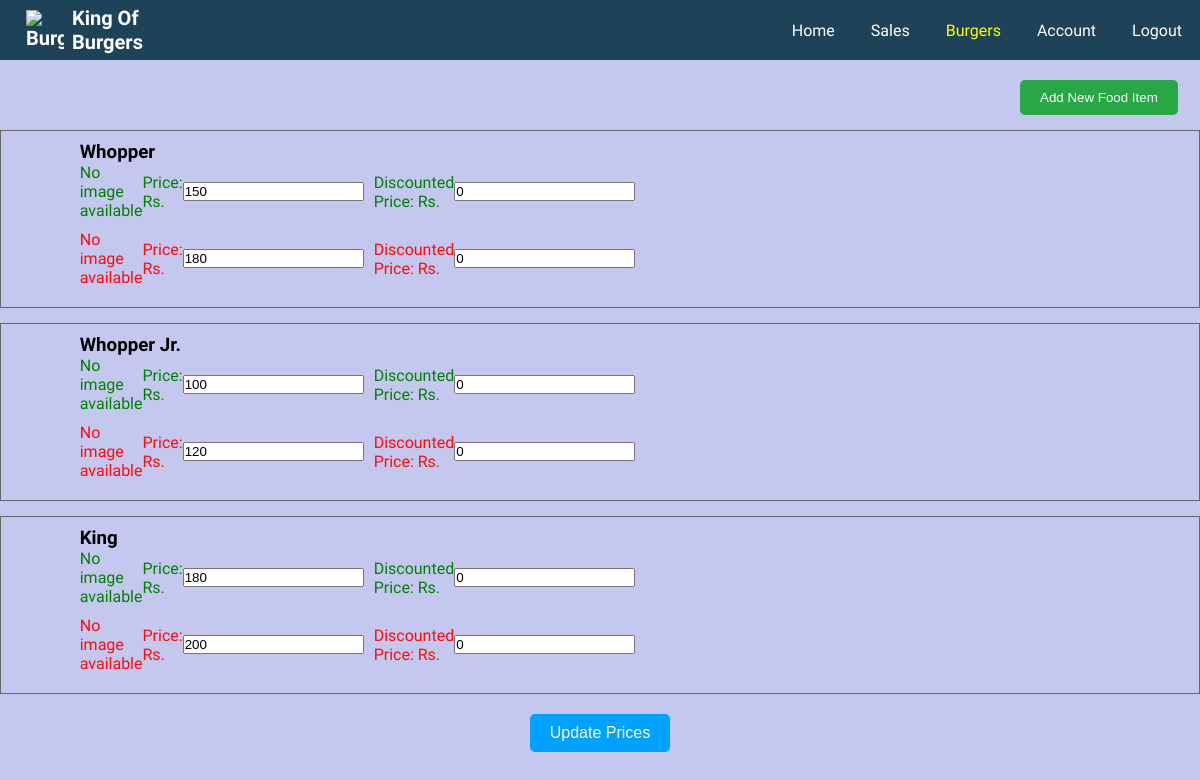
Page /burgers.php (signed in) on the earlier database version.
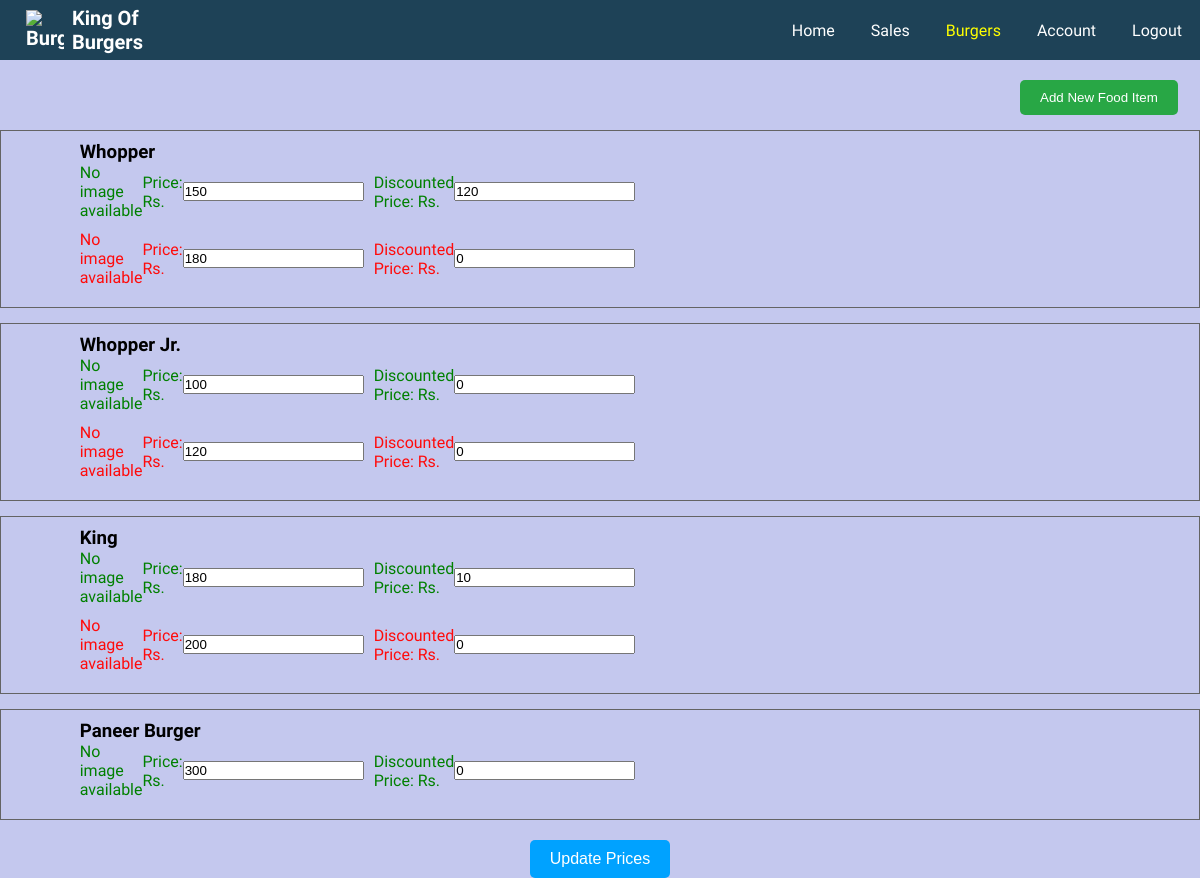
Same page on the later database version.
### tables this page shows
CREATE TABLE IF NOT EXISTS `fooditems` (
  `id` int(11) NOT NULL AUTO_INCREMENT,
  `itemName` varchar(255) NOT NULL,
  `itemType` varchar(10) NOT NULL,
  `price` int(11) NOT NULL,
  `discountedPrice` int(11) NOT NULL,
  PRIMARY KEY (`id`)
);

### burgers.php (the view, shortened to what this page needs)
<?php
require_once "config.php";
$sql = "SELECT * FROM fooditems";
$result = $conn->query($sql);
$foodItems = [];
while ($row = $result->fetch_assoc()) {
    $foodItems[$row['itemName']][] = $row;
}
?>
<!DOCTYPE html>
<html lang="en">
<head>
    <link rel="stylesheet" href="style.css">
</head>
<body>
    <nav class="nav-container">
        <ul>
            <li class="brand"><img src="Assets/logo2.png" alt="Burger">King Of Burgers</li>
            <ul class="right-ul">
                <li><a href="index.php">Home</a></li>
                <li><a href="sales.php">Sales</a></li>
                <li><a id="active" href="burgers.php">Burgers</a></li>
                <li><a href="account.php">Account</a></li>
                <li><a href="logout.php">Logout</a></li>
            </ul>
        </ul>
    </nav>
    <div class="container" style="display: flex; flex-direction: column; justify-content: space-between; align-items: flex-end;">
        <div class="add-food-item" style="margin-top: 80px; width: 180px;">
            <button id="openModal">Add New Food Item</button>
        </div>
        <form method="POST" action="" enctype="multipart/form-data">
            <div class="food-items">
                <?php
                foreach ($foodItems as $itemName => $items) {
                    echo '<div class="food">';
                    echo '<div class="food-details">';
                    echo '<h3>' . htmlspecialchars($itemName) . '</h3>';
                    echo '<ul>';
                    foreach ($items as $item) {
                        $itemClass = ($item['itemType'] === 'Non-Veg') ? 'read' : 'green';
                        echo '<li class="' . $itemClass . '" style="display: flex; align-items: center;">';
                        if (!empty($item['filePath'])) {
                            echo '<img src="' . htmlspecialchars($item['filePath']) . '" alt="' . htmlspecialchars($item['itemName']) . '" style="width: 80px; height: auto; margin-right: 10px;">';
                        } else {
                            echo '<span>No image available</span>';
                        }
                        echo 'Price: Rs. <input type="number" name="food[' . $item['id'] . '][price]" value="' . htmlspecialchars($item['price']) . '" min="0" required style="margin-right: 10px;">';
                        echo 'Discounted Price: Rs. <input type="number" name="food[' . $item['id'] . '][discountedPrice]" value="' . htmlspecialchars($item['discountedPrice']) . '" min="0" required>';
                        echo '</li>';
                    }
                    echo '</ul>';
                    echo '</div>';
                    echo '</div>';
                }
                ?>
                <div class="to-cart1">
                    <button type="submit">Update Prices</button>
                </div>
            </div>
        </form>
    </div>
</body>
</html>

Differences in the rows shown:
changed fooditems (number 1 of 7 on the later page): discountedPrice "0" → "120"
changed fooditems (number 5 of 7 on the later page): discountedPrice "0" → "10"
added fooditems: shows "No image available", price "300", discountedPrice "0", shown under "Paneer Burger"
Other differences:
new list line: "Paneer Burger"
